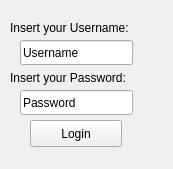
<?xml version="1.0" encoding="UTF-8"?>
<ui version="4.0">
 <class>Form</class>
 <widget class="QWidget" name="Form">
  <property name="geometry">
   <rect>
    <x>0</x>
    <y>0</y>
    <width>173</width>
    <height>169</height>
   </rect>
  </property>
  <property name="windowTitle">
   <string>AnkiPubSub Settings</string>
  </property>
  <widget class="QPushButton" name="Login">
   <property name="geometry">
    <rect>
     <x>30</x>
     <y>120</y>
     <width>92</width>
     <height>27</height>
    </rect>
   </property>
   <property name="text">
    <string>Login</string>
   </property>
  </widget>
  <widget class="QLabel" name="label">
   <property name="geometry">
    <rect>
     <x>10</x>
     <y>20</y>
     <width>171</width>
     <height>16</height>
    </rect>
   </property>
   <property name="text">
    <string>Insert your Username:</string>
   </property>
  </widget>
  <widget class="QLabel" name="label_2">
   <property name="geometry">
    <rect>
     <x>10</x>
     <y>70</y>
     <width>141</width>
     <height>16</height>
    </rect>
   </property>
   <property name="text">
    <string>Insert your Password:</string>
   </property>
  </widget>
  <widget class="QLineEdit" name="username">
   <property name="geometry">
    <rect>
     <x>20</x>
     <y>40</y>
     <width>113</width>
     <height>25</height>
    </rect>
   </property>
   <property name="text">
    <string>Username</string>
   </property>
  </widget>
  <widget class="QLineEdit" name="password">
   <property name="geometry">
    <rect>
     <x>20</x>
     <y>90</y>
     <width>113</width>
     <height>25</height>
    </rect>
   </property>
   <property name="text">
    <string>Password</string>
   </property>
  </widget>
 </widget>
 <resources/>
 <connections/>
</ui>
